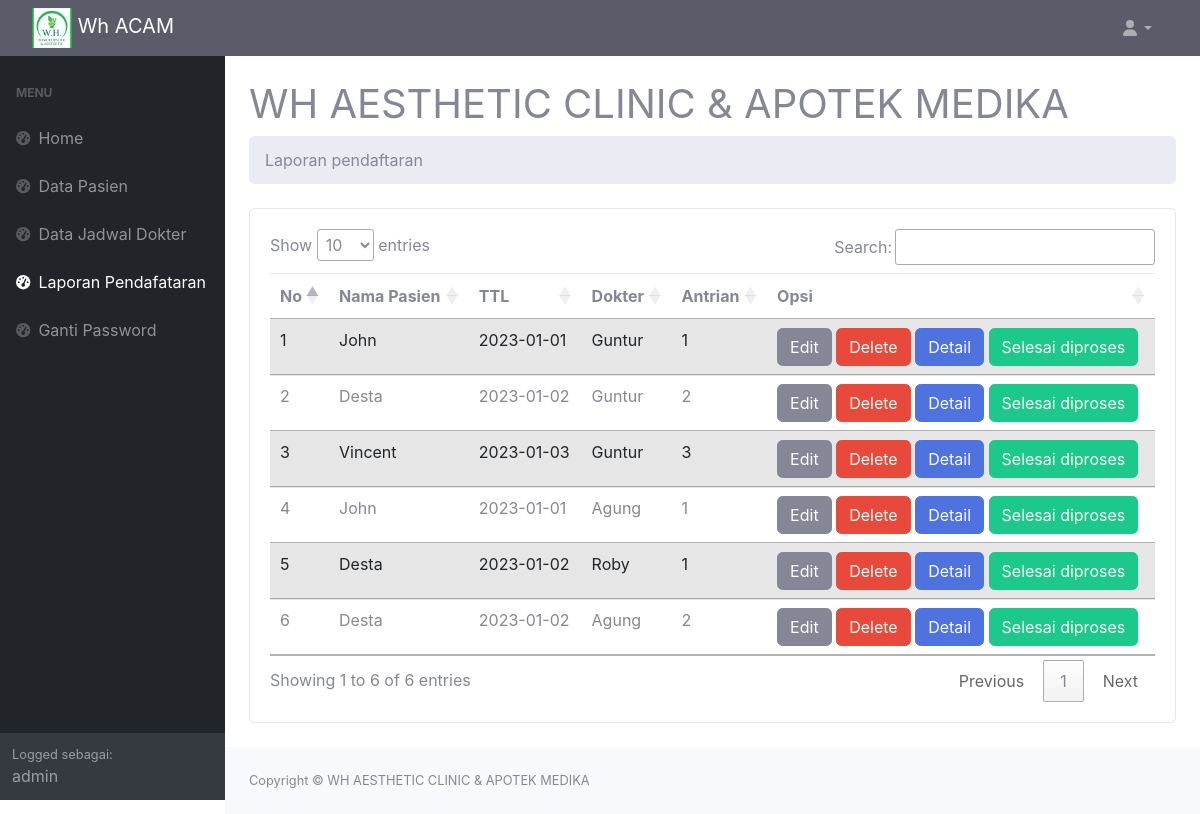
Screenshot of /component/dashboard/data_laporan_pendaftaran.php (signed in) with the database file from the repository.
### tables this page shows
CREATE TABLE `pasien` (
  `id_pasien` int(5) NOT NULL,
  `nama_pasien` varchar(50) NOT NULL,
  `NIK` varchar(16) NOT NULL,
  `tempat_lahir` varchar(50) NOT NULL,
  `alamat` text NOT NULL,
  `tgl_lahir` date NOT NULL,
  `no_tlp` varchar(50) NOT NULL
);

CREATE TABLE `data_jadwal_dokter` (
  `id_jadwal_dokter` int(5) NOT NULL,
  `nama_dokter` varchar(50) NOT NULL,
  `tanggal_jadwal` date NOT NULL,
  `jam_jadwal` time NOT NULL
);

CREATE TABLE `antrian` (
  `id_antrian` int(5) NOT NULL,
  `id_pendaftaran` int(5) NOT NULL,
  `no_antrian` int(3) NOT NULL,
  `status` int(1) NOT NULL DEFAULT 1 COMMENT '0 = daftar\r\n1 = proses\r\n2 = acc\r\n3 = selesai'
);

### component/dashboard/data_laporan_pendaftaran.php (the view, shortened to what this page needs)
<?php
require '../database/koneksi.php';
?>
<!DOCTYPE html>
<html lang="en">
<head>
    <link href="https://cdn.jsdelivr.net/npm/simple-datatables@latest/dist/style.css" rel="stylesheet" />
    <link href="../../css/styles.css" rel="stylesheet" />
    <link href="../../css/sb-admin-2.min.css" rel="stylesheet">
    <link rel="stylesheet" href="https://cdn.datatables.net/1.13.1/css/jquery.dataTables.min.css">
</head>
<body class="sb-nav-fixed">
    <nav class="sb-topnav navbar navbar-expand navbar-dark bg-dark">
        <a class="navbar-brand ps-3" href="index.php"><img src="../../images/logo.png" width="40" height="40">  Wh ACAM</a>
        <ul class="navbar-nav ms-auto ms-md-0 me-3 me-lg-4">
            <li class="nav-item dropdown">
                <a class="nav-link dropdown-toggle" id="navbarDropdown" href="#" role="button" data-bs-toggle="dropdown" aria-expanded="false"><i class="fas fa-user fa-fw"></i></a>
            </li>
        </ul>
    </nav>
    <div id="layoutSidenav">
        <div id="layoutSidenav_nav">
            <nav class="sb-sidenav accordion sb-sidenav-dark" id="sidenavAccordion">
                <div class="sb-sidenav-menu">
                    <div class="nav">
                        <div class="sb-sidenav-menu-heading">Menu</div>
                            <a class="nav-link" href="index.php">
                            <div class="sb-nav-link-icon"><i class="fas fa-tachometer-alt"></i></div>
                            Home
                        </a>
                        <a class="nav-link" href="data_pasien.php">
                            <div class="sb-nav-link-icon"><i class="fas fa-tachometer-alt"></i></div>
                            Data Pasien
                        </a>
                        <a class="nav-link" href="data_jadwal.php">
                            <div class="sb-nav-link-icon"><i class="fas fa-tachometer-alt"></i></div>
                            Data Jadwal Dokter
                        </a>
                        <a class="nav-link active" href="data_laporan_pendaftaran.php">
                            <div class="sb-nav-link-icon"><i class="fas fa-tachometer-alt"></i></div>
                            Laporan Pendafataran
                        </a>
                        <a class="nav-link" href="ganti_password.php">
                            <div class="sb-nav-link-icon"><i class="fas fa-tachometer-alt"></i></div>
                            Ganti Password
                        </a>
                    </div>
                </div>
                <div class="sb-sidenav-footer">
                    <div class="small">Logged sebagai:</div>
                    <?php
                    if ($_SESSION['admin'] == True) {
                        echo $_SESSION['name'];
                    }
                    else{
                    }
                    ?>
                </div>
            </nav>
        </div>
        <div id="layoutSidenav_content">
            <main>
                <div class="container-fluid px-4">
                    <h1 class="mt-4">WH AESTHETIC CLINIC & APOTEK MEDIKA</h1>
                    <ol class="breadcrumb mb-4">
                        <li class="breadcrumb-item active">Laporan pendaftaran</li>
                    </ol>
                    <div class="card mb-4">
                        <div class="card-body">
                            <?php
                            if ($_SESSION['admin'] == True) {
                                ?>
                                <table id="table" class="table table-striped">
                                <thead>
                                    <tr>
                                        <th>No</th>
                                        <th>Nama Pasien</th>
                                        <th>TTL</th>
                                        <th>Dokter</th>
                                        <th>Antrian</th>
                                        <th>Opsi</th>
                                    </tr>
                                </thead>
                                <tbody>
                                    <?php
                                    $data_pendaftaran = mysqli_query($koneksi, "SELECT pasien.nama_pasien, pasien.tgl_lahir, data_jadwal_dokter.nama_dokter, antrian.no_antrian, antrian.id_antrian, antrian.status, data_jadwal_dokter.tanggal_jadwal, pasien.NIK, pasien.tempat_lahir, pasien.alamat, pasien.no_tlp
                                    FROM pasien
                                    INNER JOIN pendaftaran ON pasien.id_pasien=pendaftaran.id_pasien
                                    INNER JOIN data_jadwal_dokter ON data_jadwal_dokter.id_jadwal_dokter=pendaftaran.id_jadwal_dokter
                                    INNER JOIN antrian ON antrian.id_pendaftaran = pendaftaran.id_pendaftaran");
                                    $i = 1;
                                    while ($data = mysqli_fetch_array($data_pendaftaran)) {
                                        $nama_pasien = $data['nama_pasien'];
                                        $tgl_lahir = $data['tgl_lahir'];
                                        $nama_dokter = $data['nama_dokter'];
                                        $no_antrian = $data['no_antrian'];
                                        $ida = $data['id_antrian'];
                                        $status = $data['status'];
                                    ?>
                                        <tr>
                                            <td><?= $i++; ?></td>
                                            <td><?= $nama_pasien; ?></td>
                                            <td><?= $tgl_lahir; ?></td>
                                            <td><?= $nama_dokter; ?></td>
                                            <td><?= $no_antrian; ?></td>
                                            <td>
                                                <button type="button" class="btn btn-secondary" data-bs-toggle="modal" data-bs-target="#edit<?= $ida; ?>">Edit</button>
                                                <button type="button" class="btn btn-danger" data-bs-toggle="modal" data-bs-target="#delete<?= $ida; ?>">Delete</button>
                                                <button type="button" class="btn btn-primary" data-bs-toggle="modal" data-bs-target="#detail<?= $ida; ?>">Detail</button>
                                                <?php if($status == 1) : ?>
                                                    <form method="post" class="d-inline-block">
                                                        <input type="hidden" name="id_antrian" value="<?= $ida; ?>">
                                                        <button type="submit" class="btn btn-warning" name="ubahproses">Proses</button>
                                                    </form>
                                                <?php elseif($status == 2) : ?>
                                                    <button class="btn btn-success">Selesai diproses</button>
                                                <?php endif ?>
                                            </td>
                                        </tr>
                                    <?php
                                    }
                                    ?>
                                </tbody>
                            </table>
                            <?php
                            } ?>
                        </div>
                    </div>
                </div>
            </main>
            <footer class="py-4 bg-light mt-auto">
                <div class="container-fluid px-4">
                    <div class="d-flex align-items-center justify-content-between small">
                        <div class="text-muted">Copyright &copy; WH AESTHETIC CLINIC & APOTEK MEDIKA</div>
                    </div>
                </div>
            </footer>
        </div>
    </div>
</body>
</html>

### rows the page displays
pasien: nama_pasien "John", tgl_lahir "2023-01-01", data_jadwal_dokter.nama_dokter "Guntur", antrian.no_antrian "1", data_jadwal_dokter.nama_dokter "Agung"
pasien: nama_pasien "Desta", tgl_lahir "2023-01-02", data_jadwal_dokter.nama_dokter "Guntur", antrian.no_antrian "2", data_jadwal_dokter.nama_dokter "Roby", antrian.no_antrian "1", data_jadwal_dokter.nama_dokter "Agung"
pasien: nama_pasien "Vincent", tgl_lahir "2023-01-03", data_jadwal_dokter.nama_dokter "Guntur", antrian.no_antrian "3"

### other values shown
$_SESSION['name'] "admin"
